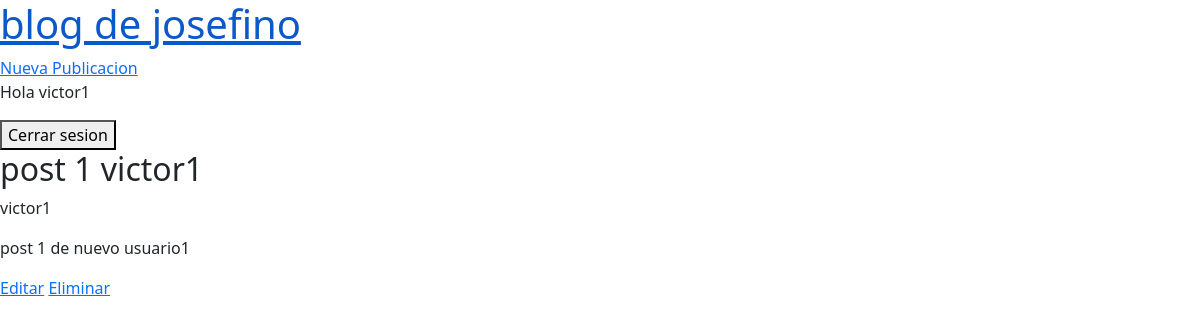
Page /publication/10/ (signed in) on the earlier database version.
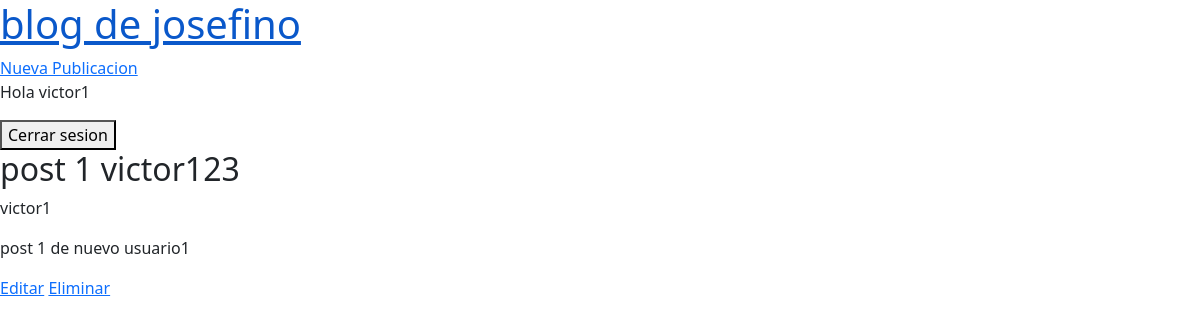
Same page on the later database version.
### blog/models.py (models this page shows, shortened)
class Publication(models.Model):
    title = models.CharField(max_length=100)
    body = models.TextField()
    author = models.ForeignKey(
        'auth.User',
        on_delete=models.CASCADE,
    )
    date = models.DateTimeField(auto_now_add=True)
    updated = models.DateTimeField(auto_now=True)

### blog/views.py (the view)
# urls.py: path( 'publication/<int:pk>/', PublicationDetailView.as_view(), name='publication-detail'), #(int:pk) es un parametro que se pasa a la vista y representa el numero de la llave primaria del objeto que 
class PublicationDetailView(LoginRequiredMixin, DetailView):
    model = Publication
    template_name = 'publication-detail.html'

### templates/publication-detail.html
{% extends "_base.html" %}
{% block content %}
    <h2>{{ publication.title }}</h2>
    <p>{{ publication.author }}</p>
    <p>{{ publication.body }}</p>
    {% if publication.author.pk == request.user.pk %}
        <a href="{% url 'publication-update' publication.pk %}">Editar</a>
        <a href="{% url 'publication-delete' publication.pk %}">Eliminar</a>
    {% endif %}
{% endblock content %}

Differences in the rows shown:
changed Publication "post 1 de nuevo usuario1": title "post 1 victor1" → "post 1 victor123"
